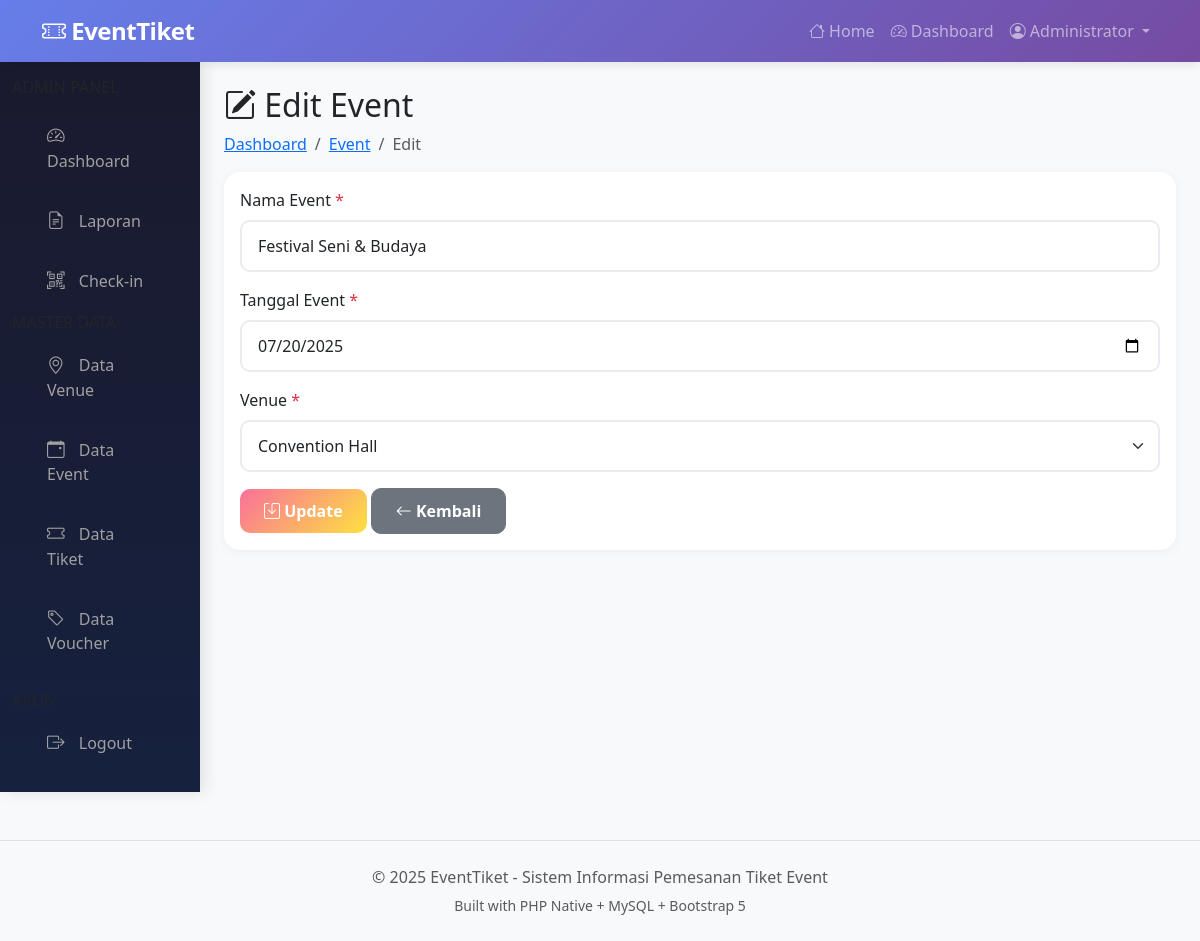
Page /index.php?p=admin_event_edit&id=2 (signed in) on the committed database.
### tables this page shows
CREATE TABLE `event` (
  `id_event` int NOT NULL,
  `nama_event` varchar(150) NOT NULL,
  `tanggal` date NOT NULL,
  `id_venue` int DEFAULT NULL
);

CREATE TABLE `venue` (
  `id_venue` int NOT NULL,
  `nama_venue` varchar(100) NOT NULL,
  `alamat` text,
  `kapasitas` int DEFAULT NULL
);

### pages/admin/event_edit.php (the view, shortened to what this page needs)
<?php
$id_event = (int)$_GET['id'];
$data   = mysqli_fetch_assoc(mysqli_query($conn, "SELECT * FROM event WHERE id_event = $id_event"));
$venues = mysqli_query($conn, "SELECT * FROM venue ORDER BY nama_venue");
?>
<div class="container-fluid"><div class="row">
    <?php include 'pages/admin/_sidebar.php'; ?>
    <main class="col-md-10 ms-sm-auto px-md-4 py-4">
        <h2><i class="bi bi-pencil-square"></i> Edit Event</h2>
        <nav aria-label="breadcrumb"><ol class="breadcrumb">
            <li class="breadcrumb-item"><a href="?p=dashboard_admin">Dashboard</a></li>
            <li class="breadcrumb-item"><a href="?p=admin_event">Event</a></li>
            <li class="breadcrumb-item active">Edit</li>
        </ol></nav>
        <div class="card"><div class="card-body">
            <form method="POST">
                <div class="mb-3"><label class="form-label">Nama Event <span class="text-danger">*</span></label><input type="text" name="nama_event" class="form-control" value="<?= htmlspecialchars($data['nama_event']) ?>" required></div>
                <div class="mb-3"><label class="form-label">Tanggal Event <span class="text-danger">*</span></label><input type="date" name="tanggal" class="form-control" value="<?= $data['tanggal'] ?>" required></div>
                <div class="mb-3">
                    <label class="form-label">Venue <span class="text-danger">*</span></label>
                    <select name="id_venue" class="form-select" required>
                        <?php while ($v = mysqli_fetch_assoc($venues)): ?>
                            <option value="<?= $v['id_venue'] ?>" <?= $v['id_venue'] == $data['id_venue'] ? 'selected' : '' ?>><?= htmlspecialchars($v['nama_venue']) ?></option>
                        <?php endwhile; ?>
                    </select>
                </div>
                <button type="submit" name="update" class="btn btn-warning"><i class="bi bi-save"></i> Update</button>
                <a href="?p=admin_event" class="btn btn-secondary"><i class="bi bi-arrow-left"></i> Kembali</a>
            </form>
        </div></div>
    </main>
</div></div>

### includes/header.php (style rules this page uses)
:root { --primary-gradient: linear-gradient(135deg, #667eea 0%, #764ba2 100%); --secondary-gradient: linear-gradient(135deg, #f093fb 0%, #f5576c 100%); --success-gradient: linear-gradient(135deg, #4facfe 0%, #00f2fe 100%); --warning-gradient: linear-gradient(135deg, #fa709a 0%, #fee140 100%); }
body { font-family: 'Segoe UI', Tahoma, Geneva, Verdana, sans-serif; background-color: #f8f9fa; }
.btn { border-radius: 10px; font-weight: 600; padding: 0.6rem 1.5rem; transition: all 0.3s ease; }
.btn-warning { background: var(--warning-gradient); border: none; color: white; }
.form-control, .form-select { border-radius: 10px; border: 2px solid #e9ecef; padding: 0.75rem 1rem; transition: all 0.3s ease; }
.breadcrumb { background: none; padding: 0; }
.card { border: none; border-radius: 16px; box-shadow: 0 2px 10px rgba(0, 0, 0, 0.05); }

### rows in the picture
event: nama_event "Festival Seni & Budaya", tanggal "07/20/2025", id_venue "Convention Hall"

### other values in the picture
$_SESSION['nama'] "Administrator"
$item['label'] "Dashboard"
$item['label'] "Laporan"
$item['label'] "Check-in"
$item['label'] "Data Venue"
$item['label'] "Data Event"
$item['label'] "Data Tiket"
$item['label'] "Data Voucher"
